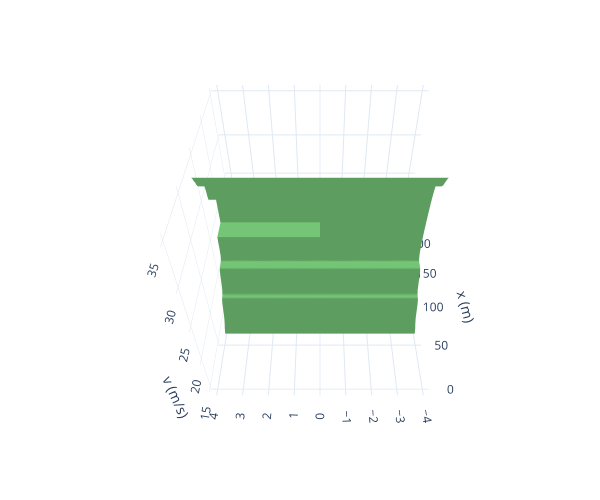

Write notebook code for a chart like this one.
### Markdown cell above
First now, we introduce a specific implementation. `pyspect` has some off-the-shelf implementations that can be imported. Note, however, `pyspect` does not abstract _away_ the underlying back-end completely, as we see in the following cell.

5. Additional imports for the specific implementation. `TVHJImpl` is a wrapper class around the `hj_reachability` library. `pyspect` includes a forked version with convenience utilities.

6. Initialization of the implementation is fully backend-specific. In this case, we specify the dynamics (double integrator), bounds, time horizon, and discretization. This configuration determines how sets like `H` and operators like `UNTIL` will be computed (e.g., using backward reachable sets on a grid).

7. Realize the TLT. This is the key step where the temporal logic and reachability analysis meet: `objective.realize(impl)` recursively applies the reachability and set operations defined by the selected logic fragment and implemented in the backend. The output `out` is the satisfaction set (i.e., the states from which the specification holds) in the implementation's set reprentation. 

8. Plotting. We visualize the satisfaction set using `plot3D_levelset`, which displays the reachable states as a level set over position, velocity, and time. This step is backend-dependent (as value functions are used).

### Code cell
# (5) Additional imports for the specific implementation.

from pyspect.impls.hj_reachability import HJImpl, TVHJImpl
from pyspect.plotting.levelsets import *

import hj_reachability as hj
from hj_reachability.systems import *

# import jax
# jax.config.update("jax_platforms", "cpu")

# (6) Define the implementation of the reachability algorithm.

dynamics = dict(cls=Bicycle4D,
                wheelbase=2.7,
                min_accel=-MAX_ACCEL,
                max_accel=+MAX_ACCEL,
                min_steer=-pi/36,   # +/- 5 degrees
                max_steer=+pi/36)

impl = TVHJImpl(dynamics,
                AXIS_NAMES,
                MIN_BOUNDS,
                MAX_BOUNDS,
                GRID_SHAPE,
                TIME_HORIZON,
                time_step=TIME_STEP)

## (7) Run the reachability program ##

out = objective.realize(impl)

# `out` will have the same object type that `impl` operates with.
# For TVHJImpl, `out` will be a numpy array of the gridded value function.
print(f"{type(out) = }")

# (8) Plotting

plot3D_levelset(
    impl.project_onto(out, 'x', 'y', 'vel'),
    min_bounds=[*MIN_BOUNDS[:2], MIN_BOUNDS[3]],
    max_bounds=[*MAX_BOUNDS[:2], MAX_BOUNDS[3]],
    axes=(0, 1, 2),
    xtitle='x (m)',
    ytitle='y (m)',
    ztitle='v (m/s)',
    eye=EYE_MH_W,
)

### Figure 1 — Plotly figure (JSON) as saved in the notebook; plotly's stock layout.template omitted (floating-point values rounded to 4 significant figures; data arrays with more than 128 entries replaced by an {"elided": "..."} marker saying what was removed)
{"data": [{"caps": {"x": {"show": false}, "y": {"show": false}, "z": {"show": false}}, "colorscale": [[0, "rgb(247,252,245)"], [0.125, "rgb(229,245,224)"], [0.25, "rgb(199,233,192)"], [0.375, "rgb(161,217,155)"], [0.5, "rgb(116,196,118)"], [0.625, "rgb(65,171,93)"], [0.75, "rgb(35,139,69)"], [0.875, "rgb(0,109,44)"], [1, "rgb(0,68,27)"]], "isomax": 0, "isomin": 0, "showscale": false, "surface": {"count": 1}, "type": "isosurface", "value": {"elided": "68541 float values"}, "x": {"elided": "68541 float values"}, "y": {"elided": "68541 float values"}, "z": {"elided": "68541 float values"}}], "layout": {"height": 500, "margin": {"b": 60, "l": 60, "r": 20, "t": 40}, "paper_bgcolor": "rgba(255, 255, 255, 1)", "plot_bgcolor": "rgba(250, 250, 250, 1)", "scene": {"aspectmode": "cube", "camera": {"eye": {"x": -1.556, "y": -1.905e-16, "z": 1.556}}, "xaxis": {"title": {"text": "x (m)"}}, "yaxis": {"title": {"text": "y (m)"}}, "zaxis": {"title": {"text": "v (m/s)"}}}, "width": 600, "xaxis": {"gridcolor": "rgba(0, 0, 0, 0.1)", "linecolor": "rgba(0, 0, 0, 0.3)", "linewidth": 2, "zerolinecolor": "rgba(0, 0, 0, 0.3)"}, "yaxis": {"gridcolor": "rgba(0, 0, 0, 0.1)", "linecolor": "rgba(0, 0, 0, 0.3)", "linewidth": 2, "zerolinecolor": "rgba(0, 0, 0, 0.3)"}}}
